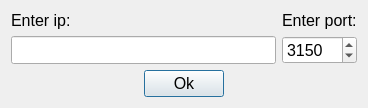
<?xml version="1.0" encoding="UTF-8"?>
<ui version="4.0">
 <class>PortDialog</class>
 <widget class="QDialog" name="PortDialog">
  <property name="geometry">
   <rect>
    <x>0</x>
    <y>0</y>
    <width>368</width>
    <height>105</height>
   </rect>
  </property>
  <property name="windowTitle">
   <string>Select Port</string>
  </property>
  <layout class="QGridLayout" name="gridLayout">
   <item row="0" column="0">
    <layout class="QVBoxLayout" name="verticalLayout">
     <item>
      <widget class="QLabel" name="label">
       <property name="sizePolicy">
        <sizepolicy hsizetype="Preferred" vsizetype="Fixed">
         <horstretch>0</horstretch>
         <verstretch>0</verstretch>
        </sizepolicy>
       </property>
       <property name="font">
        <font>
         <pointsize>12</pointsize>
        </font>
       </property>
       <property name="text">
        <string>Enter ip:</string>
       </property>
      </widget>
     </item>
     <item>
      <widget class="QLineEdit" name="ip">
       <property name="sizePolicy">
        <sizepolicy hsizetype="Expanding" vsizetype="Expanding">
         <horstretch>0</horstretch>
         <verstretch>0</verstretch>
        </sizepolicy>
       </property>
       <property name="font">
        <font>
         <pointsize>12</pointsize>
        </font>
       </property>
      </widget>
     </item>
    </layout>
   </item>
   <item row="0" column="1">
    <layout class="QVBoxLayout" name="verticalLayout_2">
     <item>
      <widget class="QLabel" name="label_2">
       <property name="sizePolicy">
        <sizepolicy hsizetype="Preferred" vsizetype="Fixed">
         <horstretch>0</horstretch>
         <verstretch>0</verstretch>
        </sizepolicy>
       </property>
       <property name="font">
        <font>
         <pointsize>12</pointsize>
        </font>
       </property>
       <property name="text">
        <string>Enter port:</string>
       </property>
      </widget>
     </item>
     <item>
      <widget class="QSpinBox" name="port">
       <property name="sizePolicy">
        <sizepolicy hsizetype="Minimum" vsizetype="Expanding">
         <horstretch>0</horstretch>
         <verstretch>0</verstretch>
        </sizepolicy>
       </property>
       <property name="font">
        <font>
         <pointsize>12</pointsize>
        </font>
       </property>
       <property name="minimum">
        <number>1</number>
       </property>
       <property name="maximum">
        <number>65535</number>
       </property>
       <property name="value">
        <number>3150</number>
       </property>
      </widget>
     </item>
    </layout>
   </item>
   <item row="1" column="0" colspan="2">
    <layout class="QHBoxLayout" name="horizontalLayout">
     <item>
      <spacer name="horizontalSpacer">
       <property name="orientation">
        <enum>Qt::Horizontal</enum>
       </property>
       <property name="sizeHint" stdset="0">
        <size>
         <width>40</width>
         <height>20</height>
        </size>
       </property>
      </spacer>
     </item>
     <item>
      <widget class="QPushButton" name="ok">
       <property name="font">
        <font>
         <pointsize>12</pointsize>
        </font>
       </property>
       <property name="text">
        <string>Ok</string>
       </property>
      </widget>
     </item>
     <item>
      <spacer name="horizontalSpacer_2">
       <property name="orientation">
        <enum>Qt::Horizontal</enum>
       </property>
       <property name="sizeHint" stdset="0">
        <size>
         <width>40</width>
         <height>20</height>
        </size>
       </property>
      </spacer>
     </item>
    </layout>
   </item>
  </layout>
 </widget>
 <resources/>
 <connections/>
</ui>
